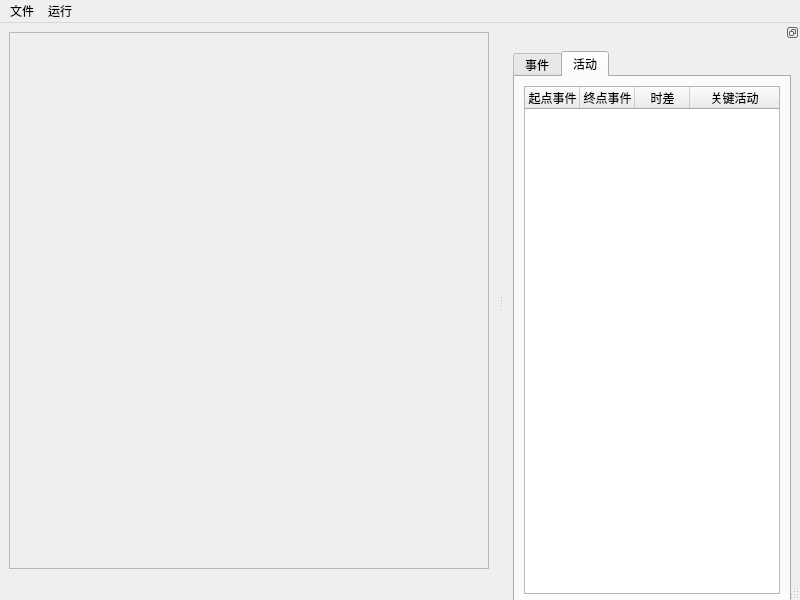
<?xml version="1.0" encoding="UTF-8"?>
<ui version="4.0">
 <class>MainWindow</class>
 <widget class="QMainWindow" name="MainWindow">
  <property name="geometry">
   <rect>
    <x>0</x>
    <y>0</y>
    <width>800</width>
    <height>600</height>
   </rect>
  </property>
  <property name="minimumSize">
   <size>
    <width>800</width>
    <height>600</height>
   </size>
  </property>
  <property name="maximumSize">
   <size>
    <width>1600</width>
    <height>900</height>
   </size>
  </property>
  <property name="windowTitle">
   <string>AOE</string>
  </property>
  <widget class="QWidget" name="centralwidget">
   <layout class="QVBoxLayout" name="verticalLayout_6">
    <item>
     <widget class="QScrollArea" name="scrollArea">
      <property name="widgetResizable">
       <bool>true</bool>
      </property>
      <widget class="QWidget" name="scrollAreaWidgetContents">
       <property name="geometry">
        <rect>
         <x>0</x>
         <y>0</y>
         <width>473</width>
         <height>523</height>
        </rect>
       </property>
       <layout class="QGridLayout" name="gridLayout">
        <item row="0" column="1">
         <widget class="QCanvas" name="Canvas" native="true">
          <property name="font">
           <font>
            <bold>false</bold>
           </font>
          </property>
          <property name="mouseTracking">
           <bool>true</bool>
          </property>
         </widget>
        </item>
       </layout>
      </widget>
     </widget>
    </item>
   </layout>
  </widget>
  <widget class="QStatusBar" name="statusbar"/>
  <widget class="QDockWidget" name="Dock">
   <property name="sizePolicy">
    <sizepolicy hsizetype="Expanding" vsizetype="Expanding">
     <horstretch>255</horstretch>
     <verstretch>255</verstretch>
    </sizepolicy>
   </property>
   <property name="minimumSize">
    <size>
     <width>252</width>
     <height>600</height>
    </size>
   </property>
   <property name="maximumSize">
    <size>
     <width>300</width>
     <height>900</height>
    </size>
   </property>
   <property name="floating">
    <bool>false</bool>
   </property>
   <property name="features">
    <set>QDockWidget::DockWidgetFeature::DockWidgetFloatable</set>
   </property>
   <attribute name="dockWidgetArea">
    <number>2</number>
   </attribute>
   <widget class="QWidget" name="dockWidgetContents_4">
    <layout class="QVBoxLayout" name="verticalLayout_2">
     <item>
      <layout class="QVBoxLayout" name="verticalLayout">
       <item>
        <widget class="QTabWidget" name="tabWidget_2">
         <property name="currentIndex">
          <number>1</number>
         </property>
         <widget class="QWidget" name="tab_3">
          <attribute name="title">
           <string>事件</string>
          </attribute>
          <layout class="QVBoxLayout" name="verticalLayout_4">
           <item>
            <layout class="QHBoxLayout" name="horizontalLayout_2">
             <item>
              <widget class="QLabel" name="label">
               <property name="text">
                <string>工程是否可行</string>
               </property>
              </widget>
             </item>
             <item>
              <widget class="QCheckBox" name="checkBox">
               <property name="enabled">
                <bool>false</bool>
               </property>
               <property name="text">
                <string/>
               </property>
              </widget>
             </item>
             <item>
              <spacer name="horizontalSpacer">
               <property name="orientation">
                <enum>Qt::Orientation::Horizontal</enum>
               </property>
               <property name="sizeHint" stdset="0">
                <size>
                 <width>40</width>
                 <height>20</height>
                </size>
               </property>
              </spacer>
             </item>
            </layout>
           </item>
           <item>
            <layout class="QHBoxLayout" name="horizontalLayout_3">
             <item>
              <widget class="QLabel" name="label_showtime">
               <property name="text">
                <string>最早完成时间</string>
               </property>
              </widget>
             </item>
             <item>
              <widget class="QLabel" name="label_3">
               <property name="text">
                <string/>
               </property>
              </widget>
             </item>
             <item>
              <widget class="QLCDNumber" name="lcdNumber">
               <property name="layoutDirection">
                <enum>Qt::LayoutDirection::RightToLeft</enum>
               </property>
               <property name="frameShadow">
                <enum>QFrame::Shadow::Sunken</enum>
               </property>
               <property name="smallDecimalPoint">
                <bool>false</bool>
               </property>
               <property name="intValue" stdset="0">
                <number>0</number>
               </property>
              </widget>
             </item>
             <item>
              <spacer name="horizontalSpacer_2">
               <property name="orientation">
                <enum>Qt::Orientation::Horizontal</enum>
               </property>
               <property name="sizeHint" stdset="0">
                <size>
                 <width>40</width>
                 <height>20</height>
                </size>
               </property>
              </spacer>
             </item>
            </layout>
           </item>
           <item>
            <widget class="Line" name="line_2">
             <property name="orientation">
              <enum>Qt::Orientation::Horizontal</enum>
             </property>
            </widget>
           </item>
           <item>
            <layout class="QHBoxLayout" name="horizontalLayout_4">
             <item>
              <layout class="QVBoxLayout" name="verticalLayout_3">
               <item>
                <widget class="QLabel" name="label_4">
                 <property name="text">
                  <string>EST:事件最早开始时间</string>
                 </property>
                </widget>
               </item>
               <item>
                <widget class="QLabel" name="label_5">
                 <property name="text">
                  <string>LST:事件最迟开始时间</string>
                 </property>
                </widget>
               </item>
              </layout>
             </item>
             <item>
              <spacer name="horizontalSpacer_3">
               <property name="orientation">
                <enum>Qt::Orientation::Horizontal</enum>
               </property>
               <property name="sizeHint" stdset="0">
                <size>
                 <width>40</width>
                 <height>20</height>
                </size>
               </property>
              </spacer>
             </item>
            </layout>
           </item>
           <item>
            <widget class="QTableWidget" name="tabNode">
             <property name="horizontalScrollBarPolicy">
              <enum>Qt::ScrollBarPolicy::ScrollBarAsNeeded</enum>
             </property>
             <property name="horizontalScrollMode">
              <enum>QAbstractItemView::ScrollMode::ScrollPerPixel</enum>
             </property>
             <attribute name="horizontalHeaderVisible">
              <bool>true</bool>
             </attribute>
             <attribute name="horizontalHeaderCascadingSectionResizes">
              <bool>false</bool>
             </attribute>
             <attribute name="horizontalHeaderDefaultSectionSize">
              <number>75</number>
             </attribute>
             <attribute name="horizontalHeaderShowSortIndicator" stdset="0">
              <bool>false</bool>
             </attribute>
             <attribute name="horizontalHeaderStretchLastSection">
              <bool>true</bool>
             </attribute>
             <attribute name="verticalHeaderVisible">
              <bool>false</bool>
             </attribute>
             <column>
              <property name="text">
               <string>编号</string>
              </property>
              <property name="font">
               <font>
                <pointsize>10</pointsize>
               </font>
              </property>
             </column>
             <column>
              <property name="text">
               <string>EST</string>
              </property>
              <property name="font">
               <font>
                <pointsize>10</pointsize>
               </font>
              </property>
             </column>
             <column>
              <property name="text">
               <string>LST</string>
              </property>
              <property name="font">
               <font>
                <pointsize>10</pointsize>
               </font>
              </property>
             </column>
            </widget>
           </item>
          </layout>
         </widget>
         <widget class="QWidget" name="tab_4">
          <attribute name="title">
           <string>活动</string>
          </attribute>
          <layout class="QHBoxLayout" name="horizontalLayout">
           <item>
            <widget class="QTableWidget" name="tabLine">
             <attribute name="horizontalHeaderDefaultSectionSize">
              <number>55</number>
             </attribute>
             <attribute name="horizontalHeaderStretchLastSection">
              <bool>true</bool>
             </attribute>
             <attribute name="verticalHeaderVisible">
              <bool>false</bool>
             </attribute>
             <column>
              <property name="text">
               <string>起点事件</string>
              </property>
              <property name="font">
               <font>
                <pointsize>9</pointsize>
               </font>
              </property>
             </column>
             <column>
              <property name="text">
               <string>终点事件</string>
              </property>
              <property name="font">
               <font>
                <pointsize>9</pointsize>
               </font>
              </property>
             </column>
             <column>
              <property name="text">
               <string>时差</string>
              </property>
              <property name="font">
               <font>
                <pointsize>9</pointsize>
               </font>
              </property>
             </column>
             <column>
              <property name="text">
               <string>关键活动</string>
              </property>
              <property name="font">
               <font>
                <pointsize>9</pointsize>
               </font>
              </property>
             </column>
            </widget>
           </item>
          </layout>
         </widget>
        </widget>
       </item>
      </layout>
     </item>
     <item>
      <widget class="Line" name="line">
       <property name="orientation">
        <enum>Qt::Orientation::Horizontal</enum>
       </property>
      </widget>
     </item>
    </layout>
   </widget>
  </widget>
  <widget class="QMenuBar" name="menubar">
   <property name="geometry">
    <rect>
     <x>0</x>
     <y>0</y>
     <width>800</width>
     <height>24</height>
    </rect>
   </property>
   <widget class="QMenu" name="menu">
    <property name="title">
     <string>文件</string>
    </property>
    <addaction name="action_save"/>
   </widget>
   <widget class="QMenu" name="menu_3">
    <property name="title">
     <string>运行</string>
    </property>
    <addaction name="action_run_project"/>
   </widget>
   <addaction name="menu"/>
   <addaction name="menu_3"/>
  </widget>
  <action name="action_save">
   <property name="text">
    <string>保存</string>
   </property>
   <property name="shortcut">
    <string>Ctrl+S</string>
   </property>
  </action>
  <action name="action_run_project">
   <property name="text">
    <string>开始工程</string>
   </property>
   <property name="shortcut">
    <string>Ctrl+R</string>
   </property>
  </action>
 </widget>
 <customwidgets>
  <customwidget>
   <class>QCanvas</class>
   <extends>QWidget</extends>
   <header>qcanvas.h</header>
   <container>1</container>
  </customwidget>
 </customwidgets>
 <resources/>
 <connections/>
</ui>
